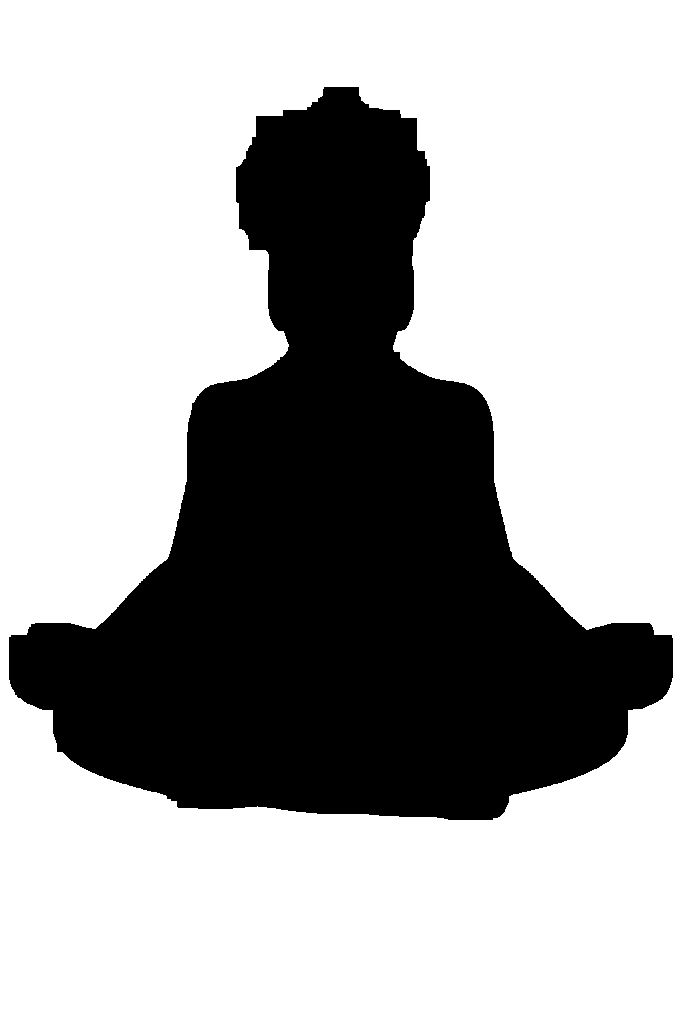
#> input picture src/assets/chakra-reference-cutout.png, 682 x 1024 px, found by its file name
$ python make_solid_silhouette.py
#> lines starting #> are read from the running program, lines starting #| are printed output that depends on the picture; after the words box and inside, x2 and y2 are one past the last pixel; in counts of white or black regions, pixels touching at a corner belong together
#!/usr/bin/env python3
"""
Make the chakra silhouette fully solid black.
Strategy: Dilate body into thin white gaps to close holes, then flood fill exterior.
"""
from PIL import Image, ImageDraw, ImageFilter

INPUT = "src/assets/chakra-reference-cutout.png"
OUTPUT = "src/assets/chakra-reference-cutout.png"
EXTERIOR = 1

def dilate_body(work_pix, w, h, passes=3):
    """Expand body (255) into adjacent white (128) to close thin gaps."""
    for _ in range(passes):
        changes = []
        for y in range(1, h - 1):
            for x in range(1, w - 1):
                if work_pix[x, y] == 128:
                    for dx in (-1, 0, 1):
                        for dy in (-1, 0, 1):
                            if work_pix[x + dx, y + dy] == 255:
                                changes.append((x, y))
                                break
        for x, y in changes:
            work_pix[x, y] = 255

def main():
    img = Image.open(INPUT).convert("RGBA")
#> img is the input picture: PIL image 682x1024 RGBA; mean R, G, B, A 0, 0, 0, 84.9
    w, h = img.size
#> w = 682; h = 1024
    pix = img.load()

    # 128 = exterior candidate (transparent or white), 255 = body
    work = Image.new("L", (w, h), 0)
#> work: PIL image 682x1024 L; every value is 0
    work_pix = work.load()
    for y in range(h):
        for x in range(w):
            r, g, b, a = pix[x, y]
            is_transparent = a < 50
            is_white = r > 245 and g > 245 and b > 245
            work_pix[x, y] = 128 if (is_transparent or is_white) else 255

    # Dilate body into white to close thin gaps connecting holes to exterior
    dilate_body(work_pix, w, h, passes=12)

    # Flood fill from edges: 128 connected to edge -> EXTERIOR
    step = max(1, min(w, h) // 50)
#> step = 13
    seeds = (
        [(0, y) for y in range(0, h, step)] + [(w - 1, y) for y in range(0, h, step)] +
        [(x, 0) for x in range(0, w, step)] + [(x, h - 1) for x in range(0, w, step)]
    )
    for xy in seeds:
        if work_pix[xy[0], xy[1]] == 128:
            ImageDraw.floodfill(work, xy, EXTERIOR, thresh=0)
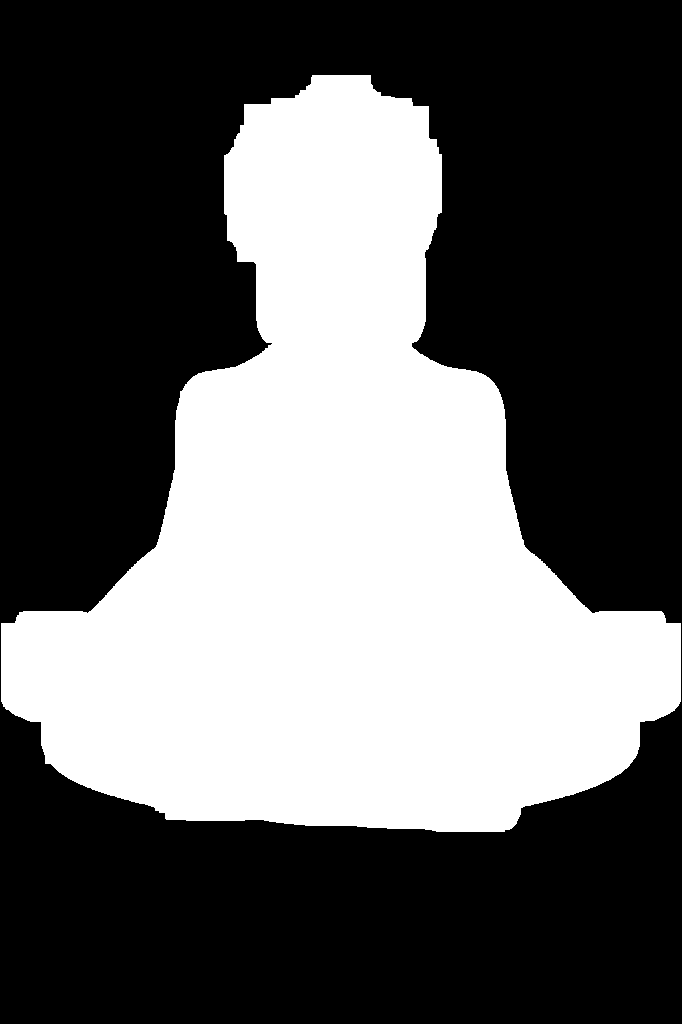
#> work: PIL image 682x1024 L; values 1 (black) and 255 (white), 38.4% white; 1 white region, box (x1, y1, x2, y2) and area: (1, 75, 681, 832) 268360

    # Output: EXTERIOR -> transparent, else -> solid black
    out = Image.new("RGBA", img.size)
#> out: PIL image 682x1024 RGBA; every value is 0
    out_pix = out.load()
    for y in range(h):
        for x in range(w):
            if work_pix[x, y] == EXTERIOR:
                out_pix[x, y] = (0, 0, 0, 0)
            else:
                out_pix[x, y] = (0, 0, 0, 255)

    out.save(OUTPUT)
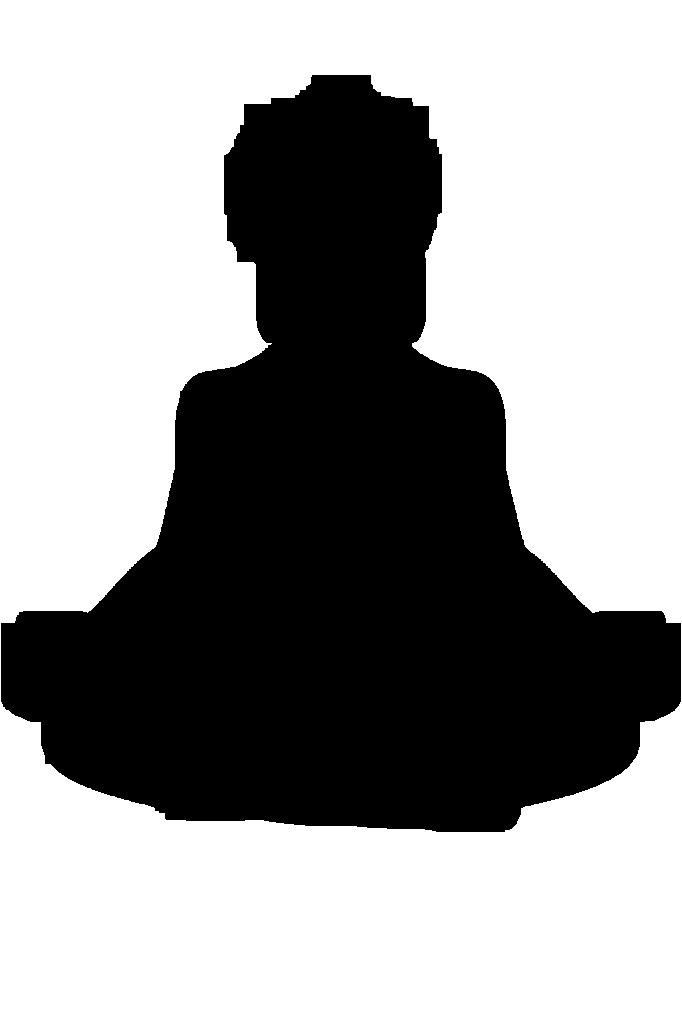
#> saved as chakra-reference-cutout.png: PIL image 682x1024 RGBA; mean R, G, B, A 0, 0, 0, 98; transparent parts drawn white
    print(f"Saved solid black silhouette to {OUTPUT}")

if __name__ == "__main__":
    main()
